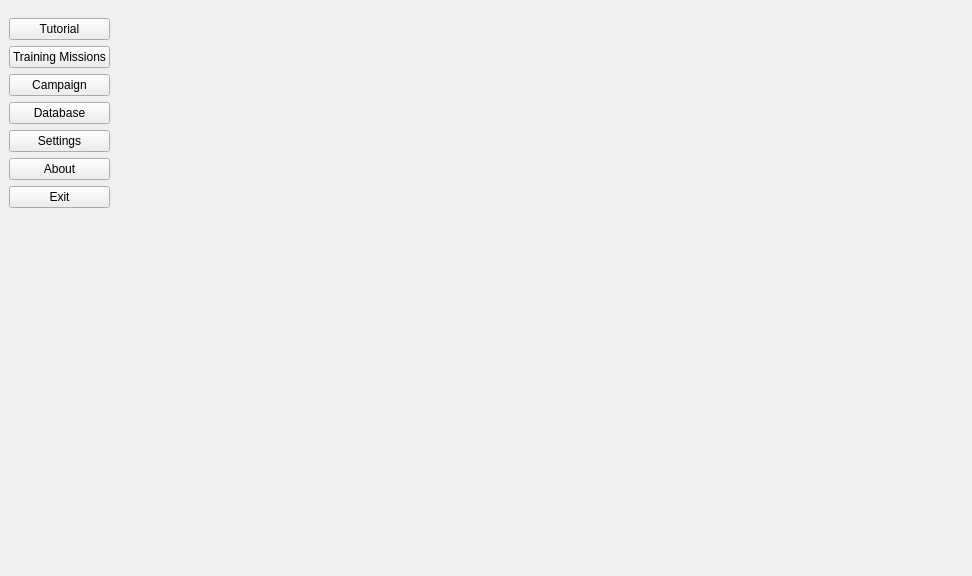
<?xml version="1.0" encoding="UTF-8"?>
<ui version="4.0">
 <class>MainWindow</class>
 <widget class="QMainWindow" name="MainWindow">
  <property name="geometry">
   <rect>
    <x>0</x>
    <y>0</y>
    <width>972</width>
    <height>576</height>
   </rect>
  </property>
  <property name="windowTitle">
   <string notr="true">FIGHTERS</string>
  </property>
  <property name="windowIcon">
   <iconset resource="../fightersfs.qrc">
    <normaloff>:/gui/images/icon.png</normaloff>:/gui/images/icon.png</iconset>
  </property>
  <property name="styleSheet">
   <string notr="true"/>
  </property>
  <property name="dockOptions">
   <set>QMainWindow::AllowNestedDocks|QMainWindow::AllowTabbedDocks|QMainWindow::AnimatedDocks</set>
  </property>
  <widget class="QWidget" name="centralwidget">
   <property name="styleSheet">
    <string notr="true"/>
   </property>
   <layout class="QGridLayout" name="gridLayout">
    <property name="leftMargin">
     <number>0</number>
    </property>
    <property name="topMargin">
     <number>0</number>
    </property>
    <property name="rightMargin">
     <number>0</number>
    </property>
    <property name="bottomMargin">
     <number>0</number>
    </property>
    <item row="0" column="0" rowspan="2">
     <widget class="QStackedWidget" name="stackedWidgetMain">
      <property name="currentIndex">
       <number>0</number>
      </property>
      <widget class="QWidget" name="pageMain">
       <layout class="QGridLayout" name="gridLayout_2">
        <property name="leftMargin">
         <number>0</number>
        </property>
        <item row="0" column="1" rowspan="8">
         <widget class="QStackedWidget" name="stackedWidgetMenu">
          <property name="currentIndex">
           <number>0</number>
          </property>
          <widget class="QWidget" name="pageHome">
           <layout class="QGridLayout" name="gridLayout_5">
            <property name="leftMargin">
             <number>0</number>
            </property>
            <property name="topMargin">
             <number>0</number>
            </property>
            <property name="rightMargin">
             <number>0</number>
            </property>
            <property name="bottomMargin">
             <number>0</number>
            </property>
            <item row="0" column="1">
             <spacer name="verticalSpacer_2">
              <property name="orientation">
               <enum>Qt::Vertical</enum>
              </property>
              <property name="sizeHint" stdset="0">
               <size>
                <width>20</width>
                <height>1</height>
               </size>
              </property>
             </spacer>
            </item>
            <item row="1" column="0">
             <spacer name="horizontalSpacer_2">
              <property name="orientation">
               <enum>Qt::Horizontal</enum>
              </property>
              <property name="sizeHint" stdset="0">
               <size>
                <width>1</width>
                <height>20</height>
               </size>
              </property>
             </spacer>
            </item>
            <item row="1" column="1">
             <widget class="QLabel" name="labelLogo">
              <property name="sizePolicy">
               <sizepolicy hsizetype="Ignored" vsizetype="Ignored">
                <horstretch>1</horstretch>
                <verstretch>1</verstretch>
               </sizepolicy>
              </property>
              <property name="text">
               <string notr="true"/>
              </property>
              <property name="pixmap">
               <pixmap resource="../fightersfs.qrc">:/gui/images/home.png</pixmap>
              </property>
              <property name="scaledContents">
               <bool>false</bool>
              </property>
             </widget>
            </item>
            <item row="1" column="2">
             <spacer name="horizontalSpacer_3">
              <property name="orientation">
               <enum>Qt::Horizontal</enum>
              </property>
              <property name="sizeHint" stdset="0">
               <size>
                <width>1</width>
                <height>20</height>
               </size>
              </property>
             </spacer>
            </item>
            <item row="2" column="1">
             <spacer name="verticalSpacer_3">
              <property name="orientation">
               <enum>Qt::Vertical</enum>
              </property>
              <property name="sizeHint" stdset="0">
               <size>
                <width>20</width>
                <height>1</height>
               </size>
              </property>
             </spacer>
            </item>
           </layout>
          </widget>
          <widget class="QWidget" name="pageCampaign">
           <layout class="QGridLayout" name="gridLayout_8">
            <item row="0" column="0">
             <widget class="WidgetCampaign" name="widgetCampaign" native="true"/>
            </item>
           </layout>
          </widget>
          <widget class="QWidget" name="pageMissions">
           <layout class="QGridLayout" name="gridLayout_7">
            <item row="0" column="0">
             <widget class="WidgetMissions" name="widgetMissions" native="true"/>
            </item>
           </layout>
          </widget>
          <widget class="QWidget" name="pageDatabase">
           <layout class="QGridLayout" name="gridLayout_6">
            <item row="0" column="0">
             <widget class="WidgetData" name="widgetData" native="true"/>
            </item>
           </layout>
          </widget>
          <widget class="QWidget" name="pageSettings">
           <layout class="QGridLayout" name="gridLayout_4">
            <item row="0" column="0" colspan="3">
             <widget class="WidgetCtrl" name="widgetCtrl" native="true"/>
            </item>
            <item row="1" column="0">
             <spacer name="horizontalSpacer">
              <property name="orientation">
               <enum>Qt::Horizontal</enum>
              </property>
              <property name="sizeHint" stdset="0">
               <size>
                <width>432</width>
                <height>20</height>
               </size>
              </property>
             </spacer>
            </item>
            <item row="1" column="1">
             <widget class="QPushButton" name="pushButtonConfDiscard">
              <property name="text">
               <string>Discard</string>
              </property>
             </widget>
            </item>
            <item row="1" column="2">
             <widget class="QPushButton" name="pushButtonConfSave">
              <property name="text">
               <string>Save</string>
              </property>
             </widget>
            </item>
           </layout>
          </widget>
         </widget>
        </item>
        <item row="7" column="0">
         <spacer name="verticalSpacer">
          <property name="orientation">
           <enum>Qt::Vertical</enum>
          </property>
          <property name="sizeHint" stdset="0">
           <size>
            <width>17</width>
            <height>367</height>
           </size>
          </property>
         </spacer>
        </item>
        <item row="0" column="0">
         <widget class="QWidget" name="widget" native="true">
          <layout class="QGridLayout" name="gridLayout_9">
           <item row="1" column="0">
            <widget class="QPushButton" name="pushButtonTraining">
             <property name="text">
              <string>Training Missions</string>
             </property>
            </widget>
           </item>
           <item row="4" column="0">
            <widget class="QPushButton" name="pushButtonSettings">
             <property name="text">
              <string>Settings</string>
             </property>
            </widget>
           </item>
           <item row="2" column="0">
            <widget class="QPushButton" name="pushButtonCampaign">
             <property name="text">
              <string>Campaign</string>
             </property>
            </widget>
           </item>
           <item row="0" column="0">
            <widget class="QPushButton" name="pushButtonTutorial">
             <property name="text">
              <string>Tutorial</string>
             </property>
            </widget>
           </item>
           <item row="5" column="0">
            <widget class="QPushButton" name="pushButtonAbout">
             <property name="text">
              <string>About</string>
             </property>
            </widget>
           </item>
           <item row="3" column="0">
            <widget class="QPushButton" name="pushButtonDatabase">
             <property name="text">
              <string>Database</string>
             </property>
            </widget>
           </item>
           <item row="6" column="0">
            <widget class="QPushButton" name="pushButtonExit">
             <property name="text">
              <string>Exit</string>
             </property>
            </widget>
           </item>
          </layout>
         </widget>
        </item>
       </layout>
      </widget>
      <widget class="QWidget" name="pagePlay">
       <layout class="QGridLayout" name="gridLayout_3">
        <property name="leftMargin">
         <number>0</number>
        </property>
        <property name="topMargin">
         <number>0</number>
        </property>
        <property name="rightMargin">
         <number>0</number>
        </property>
        <property name="bottomMargin">
         <number>0</number>
        </property>
        <item row="0" column="0">
         <widget class="WidgetPlay" name="widgetPlay" native="true"/>
        </item>
       </layout>
      </widget>
     </widget>
    </item>
   </layout>
  </widget>
 </widget>
 <customwidgets>
  <customwidget>
   <class>WidgetPlay</class>
   <extends>QWidget</extends>
   <header>gui/WidgetPlay.h</header>
   <container>1</container>
  </customwidget>
  <customwidget>
   <class>WidgetCtrl</class>
   <extends>QWidget</extends>
   <header>gui/WidgetCtrl.h</header>
   <container>1</container>
  </customwidget>
  <customwidget>
   <class>WidgetData</class>
   <extends>QWidget</extends>
   <header>gui/WidgetData.h</header>
   <container>1</container>
  </customwidget>
  <customwidget>
   <class>WidgetMissions</class>
   <extends>QWidget</extends>
   <header>gui/WidgetMissions.h</header>
   <container>1</container>
  </customwidget>
  <customwidget>
   <class>WidgetCampaign</class>
   <extends>QWidget</extends>
   <header>gui/WidgetCampaign.h</header>
   <container>1</container>
  </customwidget>
 </customwidgets>
 <tabstops>
  <tabstop>pushButtonTutorial</tabstop>
  <tabstop>pushButtonTraining</tabstop>
  <tabstop>pushButtonCampaign</tabstop>
  <tabstop>pushButtonDatabase</tabstop>
  <tabstop>pushButtonSettings</tabstop>
  <tabstop>pushButtonAbout</tabstop>
  <tabstop>pushButtonExit</tabstop>
  <tabstop>pushButtonConfSave</tabstop>
  <tabstop>pushButtonConfDiscard</tabstop>
 </tabstops>
 <resources>
  <include location="../fightersfs.qrc"/>
 </resources>
 <connections/>
</ui>
